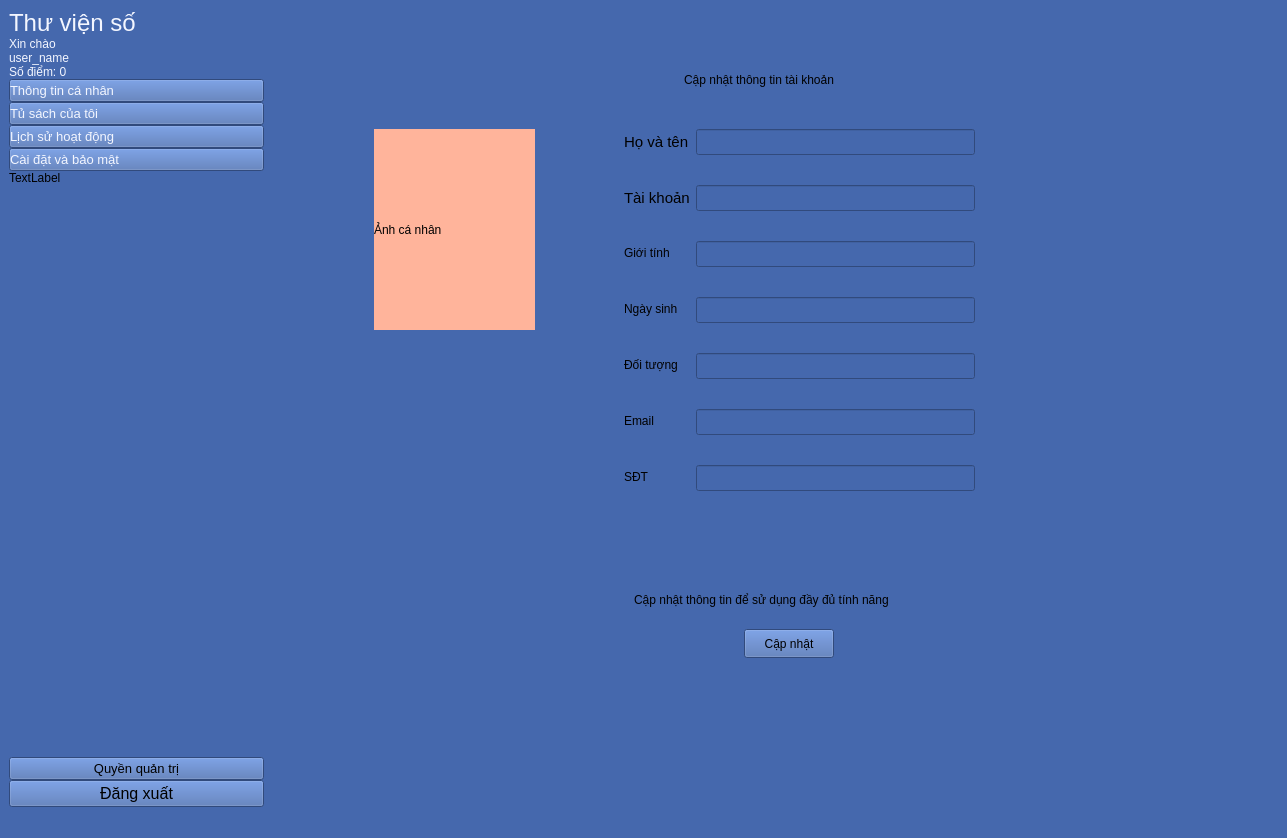
<?xml version="1.0" encoding="UTF-8"?>
<ui version="4.0">
 <class>info</class>
 <widget class="QMainWindow" name="info">
  <property name="geometry">
   <rect>
    <x>0</x>
    <y>0</y>
    <width>1287</width>
    <height>838</height>
   </rect>
  </property>
  <property name="windowTitle">
   <string>MainWindow</string>
  </property>
  <property name="styleSheet">
   <string notr="true">background-color: rgb(69, 104, 173);</string>
  </property>
  <property name="iconSize">
   <size>
    <width>30</width>
    <height>30</height>
   </size>
  </property>
  <property name="animated">
   <bool>true</bool>
  </property>
  <property name="dockOptions">
   <set>QMainWindow::DockOption::AllowTabbedDocks|QMainWindow::DockOption::AnimatedDocks</set>
  </property>
  <widget class="QWidget" name="centralwidget">
   <layout class="QHBoxLayout" name="horizontalLayout_4">
    <item>
     <layout class="QHBoxLayout" name="horizontalLayout" stretch="0,0">
      <property name="spacing">
       <number>0</number>
      </property>
      <item>
       <layout class="QVBoxLayout" name="verticalLayout">
        <property name="spacing">
         <number>0</number>
        </property>
        <item>
         <widget class="QLabel" name="thu_vien_so">
          <property name="font">
           <font>
            <pointsize>18</pointsize>
           </font>
          </property>
          <property name="styleSheet">
           <string notr="true">color: rgb(243, 246, 255);</string>
          </property>
          <property name="text">
           <string>Thư viện số</string>
          </property>
         </widget>
        </item>
        <item>
         <widget class="QLabel" name="xin_chao">
          <property name="styleSheet">
           <string notr="true">color: rgb(243, 246, 255);
font: 11pt &quot;Segoe UI&quot;;</string>
          </property>
          <property name="text">
           <string>Xin chào</string>
          </property>
         </widget>
        </item>
        <item>
         <widget class="QLabel" name="label_2">
          <property name="styleSheet">
           <string notr="true">color: rgb(243, 246, 255);
font: 11pt &quot;Segoe UI&quot;;</string>
          </property>
          <property name="text">
           <string>user_name</string>
          </property>
         </widget>
        </item>
        <item>
         <widget class="QLabel" name="score">
          <property name="styleSheet">
           <string notr="true">color: rgb(243, 246, 255);
font: 11pt &quot;Segoe UI&quot;;</string>
          </property>
          <property name="text">
           <string>Số điểm: 0</string>
          </property>
         </widget>
        </item>
        <item>
         <widget class="QPushButton" name="pushButton">
          <property name="minimumSize">
           <size>
            <width>255</width>
            <height>0</height>
           </size>
          </property>
          <property name="font">
           <font>
            <pointsize>10</pointsize>
           </font>
          </property>
          <property name="styleSheet">
           <string notr="true">text-align: left;
background-color: rgb(69, 104, 173);
color: rgb(243, 246, 255);</string>
          </property>
          <property name="text">
           <string>Thông tin cá nhân</string>
          </property>
         </widget>
        </item>
        <item>
         <widget class="QPushButton" name="pushButton_3">
          <property name="font">
           <font>
            <pointsize>10</pointsize>
           </font>
          </property>
          <property name="styleSheet">
           <string notr="true">text-align: left;
background-color: rgb(69, 104, 173);
color: rgb(243, 246, 255);</string>
          </property>
          <property name="text">
           <string>Tủ sách của tôi</string>
          </property>
         </widget>
        </item>
        <item>
         <widget class="QPushButton" name="pushButton_4">
          <property name="font">
           <font>
            <pointsize>10</pointsize>
           </font>
          </property>
          <property name="styleSheet">
           <string notr="true">text-align: left;
background-color: rgb(69, 104, 173);
color: rgb(243, 246, 255);</string>
          </property>
          <property name="text">
           <string>Lịch sử hoạt động</string>
          </property>
         </widget>
        </item>
        <item>
         <widget class="QPushButton" name="pushButton_5">
          <property name="font">
           <font>
            <pointsize>10</pointsize>
           </font>
          </property>
          <property name="styleSheet">
           <string notr="true">text-align: left;
background-color: rgb(69, 104, 173);
color: rgb(243, 246, 255);</string>
          </property>
          <property name="text">
           <string>Cài đặt và bảo mật</string>
          </property>
         </widget>
        </item>
        <item>
         <widget class="QLabel" name="label_12">
          <property name="text">
           <string>TextLabel</string>
          </property>
         </widget>
        </item>
        <item>
         <spacer name="verticalSpacer">
          <property name="orientation">
           <enum>Qt::Orientation::Vertical</enum>
          </property>
          <property name="sizeHint" stdset="0">
           <size>
            <width>20</width>
            <height>40</height>
           </size>
          </property>
         </spacer>
        </item>
        <item>
         <widget class="QPushButton" name="quyen_quan_tri">
          <property name="font">
           <font>
            <pointsize>10</pointsize>
           </font>
          </property>
          <property name="text">
           <string>Quyền quản trị</string>
          </property>
         </widget>
        </item>
        <item>
         <widget class="QPushButton" name="pushButton_6">
          <property name="font">
           <font>
            <pointsize>12</pointsize>
           </font>
          </property>
          <property name="text">
           <string>Đăng xuất</string>
          </property>
         </widget>
        </item>
       </layout>
      </item>
      <item>
       <layout class="QVBoxLayout" name="verticalLayout_2">
        <item>
         <widget class="QStackedWidget" name="stackedWidget">
          <property name="font">
           <font>
            <pointsize>11</pointsize>
           </font>
          </property>
          <property name="styleSheet">
           <string notr="true">
	background-color: rgb(243, 246, 255);

QLabel{
	color: rgb(15, 15, 15);
}</string>
          </property>
          <property name="currentIndex">
           <number>0</number>
          </property>
          <widget class="QWidget" name="page">
           <widget class="QLabel" name="label">
            <property name="geometry">
             <rect>
              <x>110</x>
              <y>120</y>
              <width>161</width>
              <height>201</height>
             </rect>
            </property>
            <property name="styleSheet">
             <string notr="true">background-color: rgb(255, 180, 155);</string>
            </property>
            <property name="text">
             <string>Ảnh cá nhân</string>
            </property>
           </widget>
           <widget class="QLabel" name="label_5">
            <property name="geometry">
             <rect>
              <x>420</x>
              <y>50</y>
              <width>311</width>
              <height>41</height>
             </rect>
            </property>
            <property name="styleSheet">
             <string notr="true">color: rgb(0, 0, 0);
font: 12pt &quot;Segoe UI&quot;;</string>
            </property>
            <property name="text">
             <string>Cập nhật thông tin tài khoản</string>
            </property>
           </widget>
           <widget class="QWidget" name="formLayoutWidget">
            <property name="geometry">
             <rect>
              <x>360</x>
              <y>120</y>
              <width>351</width>
              <height>431</height>
             </rect>
            </property>
            <layout class="QFormLayout" name="formLayout">
             <property name="verticalSpacing">
              <number>30</number>
             </property>
             <item row="0" column="0">
              <widget class="QLabel" name="label_3">
               <property name="font">
                <font>
                 <family>Segoe UI</family>
                 <pointsize>11</pointsize>
                 <italic>false</italic>
                 <bold>false</bold>
                </font>
               </property>
               <property name="styleSheet">
                <string notr="true">color: rgb(0, 0, 0);
font: 11pt &quot;Segoe UI&quot;;</string>
               </property>
               <property name="text">
                <string>Họ và tên</string>
               </property>
              </widget>
             </item>
             <item row="1" column="0">
              <widget class="QLabel" name="label_4">
               <property name="font">
                <font>
                 <family>Segoe UI</family>
                 <pointsize>11</pointsize>
                 <italic>false</italic>
                 <bold>false</bold>
                </font>
               </property>
               <property name="styleSheet">
                <string notr="true">color: rgb(0, 0, 0);
font: 11pt &quot;Segoe UI&quot;;</string>
               </property>
               <property name="text">
                <string>Tài khoản</string>
               </property>
              </widget>
             </item>
             <item row="1" column="1">
              <widget class="QLineEdit" name="lineEdit_2">
               <property name="font">
                <font>
                 <pointsize>11</pointsize>
                </font>
               </property>
              </widget>
             </item>
             <item row="2" column="0">
              <widget class="QLabel" name="label_9">
               <property name="styleSheet">
                <string notr="true">color: rgb(0, 0, 0);
font: 11pt &quot;Segoe UI&quot;;</string>
               </property>
               <property name="text">
                <string>Giới tính</string>
               </property>
              </widget>
             </item>
             <item row="2" column="1">
              <widget class="QLineEdit" name="lineEdit_3">
               <property name="font">
                <font>
                 <pointsize>11</pointsize>
                </font>
               </property>
              </widget>
             </item>
             <item row="3" column="0">
              <widget class="QLabel" name="label_6">
               <property name="styleSheet">
                <string notr="true">color: rgb(0, 0, 0);
font: 11pt &quot;Segoe UI&quot;;</string>
               </property>
               <property name="text">
                <string>Ngày sinh</string>
               </property>
              </widget>
             </item>
             <item row="3" column="1">
              <widget class="QLineEdit" name="lineEdit_4">
               <property name="font">
                <font>
                 <pointsize>11</pointsize>
                </font>
               </property>
              </widget>
             </item>
             <item row="4" column="0">
              <widget class="QLabel" name="label_11">
               <property name="styleSheet">
                <string notr="true">color: rgb(0, 0, 0);
font: 11pt &quot;Segoe UI&quot;;</string>
               </property>
               <property name="text">
                <string>Đối tượng</string>
               </property>
              </widget>
             </item>
             <item row="4" column="1">
              <widget class="QLineEdit" name="lineEdit_7">
               <property name="font">
                <font>
                 <pointsize>11</pointsize>
                </font>
               </property>
              </widget>
             </item>
             <item row="5" column="0">
              <widget class="QLabel" name="label_7">
               <property name="styleSheet">
                <string notr="true">color: rgb(0, 0, 0);
font: 11pt &quot;Segoe UI&quot;;</string>
               </property>
               <property name="text">
                <string>Email</string>
               </property>
              </widget>
             </item>
             <item row="5" column="1">
              <widget class="QLineEdit" name="lineEdit_5">
               <property name="font">
                <font>
                 <pointsize>11</pointsize>
                </font>
               </property>
              </widget>
             </item>
             <item row="6" column="0">
              <widget class="QLabel" name="label_8">
               <property name="styleSheet">
                <string notr="true">color: rgb(0, 0, 0);
font: 11pt &quot;Segoe UI&quot;;</string>
               </property>
               <property name="text">
                <string>SĐT</string>
               </property>
              </widget>
             </item>
             <item row="6" column="1">
              <widget class="QLineEdit" name="lineEdit_6">
               <property name="font">
                <font>
                 <pointsize>11</pointsize>
                </font>
               </property>
              </widget>
             </item>
             <item row="0" column="1">
              <widget class="QLineEdit" name="lineEdit">
               <property name="font">
                <font>
                 <pointsize>11</pointsize>
                </font>
               </property>
              </widget>
             </item>
            </layout>
           </widget>
           <widget class="QLabel" name="label_10">
            <property name="geometry">
             <rect>
              <x>370</x>
              <y>580</y>
              <width>331</width>
              <height>21</height>
             </rect>
            </property>
            <property name="styleSheet">
             <string notr="true">color: rgb(0, 0, 0);</string>
            </property>
            <property name="text">
             <string>Cập nhật thông tin để sử dụng đầy đủ tính năng</string>
            </property>
           </widget>
           <widget class="QPushButton" name="pushButton_2">
            <property name="geometry">
             <rect>
              <x>480</x>
              <y>620</y>
              <width>90</width>
              <height>29</height>
             </rect>
            </property>
            <property name="styleSheet">
             <string notr="true">color: rgb(0, 0, 0);</string>
            </property>
            <property name="text">
             <string>Cập nhật</string>
            </property>
           </widget>
          </widget>
          <widget class="QWidget" name="page_2">
           <widget class="QPushButton" name="pushButton_7">
            <property name="geometry">
             <rect>
              <x>40</x>
              <y>30</y>
              <width>91</width>
              <height>31</height>
             </rect>
            </property>
            <property name="styleSheet">
             <string notr="true">color: rgb(0, 0, 0);</string>
            </property>
            <property name="text">
             <string>Trở về</string>
            </property>
           </widget>
           <widget class="QStackedWidget" name="stackedWidget_2">
            <property name="geometry">
             <rect>
              <x>230</x>
              <y>320</y>
              <width>120</width>
              <height>80</height>
             </rect>
            </property>
            <widget class="QWidget" name="page_3">
             <widget class="QStackedWidget" name="stackedWidget_3">
              <property name="geometry">
               <rect>
                <x>50</x>
                <y>50</y>
                <width>431</width>
                <height>241</height>
               </rect>
              </property>
              <widget class="QWidget" name="page_5"/>
              <widget class="QWidget" name="page_6"/>
             </widget>
            </widget>
            <widget class="QWidget" name="page_4"/>
           </widget>
           <widget class="QStackedWidget" name="stackedWidget_4">
            <property name="geometry">
             <rect>
              <x>770</x>
              <y>450</y>
              <width>120</width>
              <height>80</height>
             </rect>
            </property>
            <widget class="QWidget" name="page_7"/>
            <widget class="QWidget" name="page_8"/>
           </widget>
           <widget class="QStackedWidget" name="stackedWidget_5">
            <property name="geometry">
             <rect>
              <x>80</x>
              <y>60</y>
              <width>770</width>
              <height>600</height>
             </rect>
            </property>
            <property name="styleSheet">
             <string notr="true">background-color: rgb(255, 180, 155);</string>
            </property>
            <property name="currentIndex">
             <number>1</number>
            </property>
            <widget class="QWidget" name="page_9">
             <widget class="QPushButton" name="pushButton_14">
              <property name="geometry">
               <rect>
                <x>0</x>
                <y>0</y>
                <width>160</width>
                <height>40</height>
               </rect>
              </property>
              <property name="styleSheet">
               <string notr="true">color: rgb(0, 0, 0);</string>
              </property>
              <property name="text">
               <string>Đã xem</string>
              </property>
             </widget>
             <widget class="QPushButton" name="pushButton_15">
              <property name="geometry">
               <rect>
                <x>160</x>
                <y>0</y>
                <width>160</width>
                <height>40</height>
               </rect>
              </property>
              <property name="styleSheet">
               <string notr="true">color: rgb(0, 0, 0);
font: 9pt &quot;Segoe UI&quot;;</string>
              </property>
              <property name="text">
               <string>Yêu thích</string>
              </property>
             </widget>
             <widget class="QPushButton" name="pushButton_16">
              <property name="geometry">
               <rect>
                <x>320</x>
                <y>0</y>
                <width>160</width>
                <height>40</height>
               </rect>
              </property>
              <property name="styleSheet">
               <string notr="true">color: rgb(0, 0, 0);
text-decoration: underline;
font: 9pt &quot;Segoe UI&quot;;</string>
              </property>
              <property name="text">
               <string>Đã tải xuống</string>
              </property>
             </widget>
             <widget class="QScrollArea" name="scrollArea_3">
              <property name="geometry">
               <rect>
                <x>0</x>
                <y>80</y>
                <width>1200</width>
                <height>180</height>
               </rect>
              </property>
              <property name="minimumSize">
               <size>
                <width>1200</width>
                <height>153</height>
               </size>
              </property>
              <property name="widgetResizable">
               <bool>true</bool>
              </property>
              <widget class="QWidget" name="scrollAreaWidgetContents_3">
               <property name="geometry">
                <rect>
                 <x>0</x>
                 <y>0</y>
                 <width>1198</width>
                 <height>178</height>
                </rect>
               </property>
               <property name="minimumSize">
                <size>
                 <width>800</width>
                 <height>0</height>
                </size>
               </property>
               <widget class="QLabel" name="label_23">
                <property name="geometry">
                 <rect>
                  <x>0</x>
                  <y>0</y>
                  <width>160</width>
                  <height>180</height>
                 </rect>
                </property>
                <property name="styleSheet">
                 <string notr="true">background-color: rgb(211, 255, 248);</string>
                </property>
                <property name="text">
                 <string>TextLabel</string>
                </property>
               </widget>
               <widget class="QLabel" name="label_24">
                <property name="geometry">
                 <rect>
                  <x>160</x>
                  <y>0</y>
                  <width>160</width>
                  <height>180</height>
                 </rect>
                </property>
                <property name="styleSheet">
                 <string notr="true">background-color: rgb(255, 246, 217);</string>
                </property>
                <property name="text">
                 <string>TextLabel</string>
                </property>
               </widget>
               <widget class="QLabel" name="label_25">
                <property name="geometry">
                 <rect>
                  <x>320</x>
                  <y>0</y>
                  <width>160</width>
                  <height>180</height>
                 </rect>
                </property>
                <property name="styleSheet">
                 <string notr="true">background-color: rgb(241, 224, 255);</string>
                </property>
                <property name="text">
                 <string>TextLabel</string>
                </property>
               </widget>
               <widget class="QLabel" name="label_26">
                <property name="geometry">
                 <rect>
                  <x>480</x>
                  <y>0</y>
                  <width>160</width>
                  <height>180</height>
                 </rect>
                </property>
                <property name="styleSheet">
                 <string notr="true">background-color: rgb(230, 255, 229);</string>
                </property>
                <property name="text">
                 <string>TextLabel</string>
                </property>
               </widget>
               <widget class="QLabel" name="label_27">
                <property name="geometry">
                 <rect>
                  <x>640</x>
                  <y>0</y>
                  <width>160</width>
                  <height>180</height>
                 </rect>
                </property>
                <property name="styleSheet">
                 <string notr="true">background-color: rgb(255, 230, 228);</string>
                </property>
                <property name="text">
                 <string>TextLabel</string>
                </property>
               </widget>
              </widget>
             </widget>
            </widget>
            <widget class="QWidget" name="page_11">
             <widget class="QPushButton" name="pushButton_8">
              <property name="geometry">
               <rect>
                <x>0</x>
                <y>0</y>
                <width>160</width>
                <height>40</height>
               </rect>
              </property>
              <property name="styleSheet">
               <string notr="true">color: rgb(0, 0, 0);
text-decoration: underline;
font: 9pt &quot;Segoe UI&quot;;</string>
              </property>
              <property name="text">
               <string>Đã xem</string>
              </property>
             </widget>
             <widget class="QPushButton" name="pushButton_9">
              <property name="geometry">
               <rect>
                <x>160</x>
                <y>0</y>
                <width>160</width>
                <height>40</height>
               </rect>
              </property>
              <property name="styleSheet">
               <string notr="true">color: rgb(0, 0, 0);</string>
              </property>
              <property name="text">
               <string>Yêu thích</string>
              </property>
             </widget>
             <widget class="QPushButton" name="pushButton_10">
              <property name="geometry">
               <rect>
                <x>320</x>
                <y>0</y>
                <width>160</width>
                <height>40</height>
               </rect>
              </property>
              <property name="styleSheet">
               <string notr="true">color: rgb(0, 0, 0);

font: 9pt &quot;Segoe UI&quot;;</string>
              </property>
              <property name="text">
               <string>Đã tải xuống</string>
              </property>
             </widget>
             <widget class="QScrollArea" name="scrollArea">
              <property name="geometry">
               <rect>
                <x>0</x>
                <y>80</y>
                <width>770</width>
                <height>180</height>
               </rect>
              </property>
              <property name="styleSheet">
               <string notr="true">background-color: rgb(80, 165, 255);</string>
              </property>
              <property name="widgetResizable">
               <bool>true</bool>
              </property>
              <widget class="QWidget" name="scrollAreaWidgetContents">
               <property name="geometry">
                <rect>
                 <x>0</x>
                 <y>0</y>
                 <width>800</width>
                 <height>161</height>
                </rect>
               </property>
               <property name="minimumSize">
                <size>
                 <width>800</width>
                 <height>0</height>
                </size>
               </property>
               <widget class="QLabel" name="label_13">
                <property name="geometry">
                 <rect>
                  <x>0</x>
                  <y>0</y>
                  <width>160</width>
                  <height>180</height>
                 </rect>
                </property>
                <property name="styleSheet">
                 <string notr="true">background-color: rgb(162, 255, 191);</string>
                </property>
                <property name="text">
                 <string>TextLabel</string>
                </property>
               </widget>
               <widget class="QLabel" name="label_14">
                <property name="geometry">
                 <rect>
                  <x>160</x>
                  <y>0</y>
                  <width>160</width>
                  <height>180</height>
                 </rect>
                </property>
                <property name="styleSheet">
                 <string notr="true">background-color: rgb(255, 255, 210);</string>
                </property>
                <property name="text">
                 <string>TextLabel</string>
                </property>
               </widget>
               <widget class="QLabel" name="label_15">
                <property name="geometry">
                 <rect>
                  <x>320</x>
                  <y>0</y>
                  <width>160</width>
                  <height>180</height>
                 </rect>
                </property>
                <property name="styleSheet">
                 <string notr="true">background-color: rgb(238, 235, 255);</string>
                </property>
                <property name="text">
                 <string>TextLabel</string>
                </property>
               </widget>
               <widget class="QLabel" name="label_16">
                <property name="geometry">
                 <rect>
                  <x>480</x>
                  <y>0</y>
                  <width>160</width>
                  <height>180</height>
                 </rect>
                </property>
                <property name="styleSheet">
                 <string notr="true">background-color: rgb(255, 249, 244);</string>
                </property>
                <property name="text">
                 <string>TextLabel</string>
                </property>
               </widget>
               <widget class="QLabel" name="label_17">
                <property name="geometry">
                 <rect>
                  <x>630</x>
                  <y>0</y>
                  <width>160</width>
                  <height>180</height>
                 </rect>
                </property>
                <property name="text">
                 <string>TextLabel</string>
                </property>
               </widget>
              </widget>
             </widget>
            </widget>
            <widget class="QWidget" name="page_10">
             <widget class="QPushButton" name="pushButton_11">
              <property name="geometry">
               <rect>
                <x>0</x>
                <y>0</y>
                <width>160</width>
                <height>40</height>
               </rect>
              </property>
              <property name="styleSheet">
               <string notr="true">color: rgb(0, 0, 0);
font: 9pt &quot;Segoe UI&quot;;</string>
              </property>
              <property name="text">
               <string>Đã xem</string>
              </property>
             </widget>
             <widget class="QPushButton" name="pushButton_12">
              <property name="geometry">
               <rect>
                <x>160</x>
                <y>0</y>
                <width>160</width>
                <height>40</height>
               </rect>
              </property>
              <property name="styleSheet">
               <string notr="true">color: rgb(0, 0, 0);
text-decoration: underline;
font: 9pt &quot;Segoe UI&quot;;</string>
              </property>
              <property name="text">
               <string>Yêu thích</string>
              </property>
             </widget>
             <widget class="QPushButton" name="pushButton_13">
              <property name="geometry">
               <rect>
                <x>320</x>
                <y>0</y>
                <width>160</width>
                <height>40</height>
               </rect>
              </property>
              <property name="styleSheet">
               <string notr="true">color: rgb(0, 0, 0);</string>
              </property>
              <property name="text">
               <string>Đã tải xuống</string>
              </property>
             </widget>
             <widget class="QScrollArea" name="scrollArea_2">
              <property name="geometry">
               <rect>
                <x>0</x>
                <y>80</y>
                <width>770</width>
                <height>180</height>
               </rect>
              </property>
              <property name="styleSheet">
               <string notr="true">background-color: rgb(158, 213, 255);</string>
              </property>
              <property name="widgetResizable">
               <bool>true</bool>
              </property>
              <widget class="QWidget" name="scrollAreaWidgetContents_2">
               <property name="geometry">
                <rect>
                 <x>0</x>
                 <y>0</y>
                 <width>800</width>
                 <height>161</height>
                </rect>
               </property>
               <property name="minimumSize">
                <size>
                 <width>800</width>
                 <height>0</height>
                </size>
               </property>
               <widget class="QLabel" name="label_18">
                <property name="geometry">
                 <rect>
                  <x>0</x>
                  <y>0</y>
                  <width>160</width>
                  <height>180</height>
                 </rect>
                </property>
                <property name="styleSheet">
                 <string notr="true">background-color: rgb(255, 234, 247);</string>
                </property>
                <property name="text">
                 <string>TextLabel</string>
                </property>
               </widget>
               <widget class="QLabel" name="label_19">
                <property name="geometry">
                 <rect>
                  <x>160</x>
                  <y>0</y>
                  <width>160</width>
                  <height>180</height>
                 </rect>
                </property>
                <property name="styleSheet">
                 <string notr="true">background-color: rgb(243, 238, 255);</string>
                </property>
                <property name="text">
                 <string>TextLabel</string>
                </property>
               </widget>
               <widget class="QLabel" name="label_20">
                <property name="geometry">
                 <rect>
                  <x>320</x>
                  <y>0</y>
                  <width>160</width>
                  <height>180</height>
                 </rect>
                </property>
                <property name="styleSheet">
                 <string notr="true">background-color: rgb(249, 255, 220);</string>
                </property>
                <property name="text">
                 <string>TextLabel</string>
                </property>
               </widget>
               <widget class="QLabel" name="label_22">
                <property name="geometry">
                 <rect>
                  <x>480</x>
                  <y>0</y>
                  <width>160</width>
                  <height>180</height>
                 </rect>
                </property>
                <property name="styleSheet">
                 <string notr="true">background-color: rgb(203, 255, 252);</string>
                </property>
                <property name="text">
                 <string>TextLabel</string>
                </property>
               </widget>
               <widget class="QLabel" name="label_21">
                <property name="geometry">
                 <rect>
                  <x>640</x>
                  <y>0</y>
                  <width>160</width>
                  <height>180</height>
                 </rect>
                </property>
                <property name="text">
                 <string>TextLabel</string>
                </property>
               </widget>
              </widget>
             </widget>
            </widget>
           </widget>
          </widget>
          <widget class="QWidget" name="page_12"/>
          <widget class="QWidget" name="page_13">
           <widget class="QWidget" name="widget" native="true">
            <property name="geometry">
             <rect>
              <x>100</x>
              <y>40</y>
              <width>681</width>
              <height>601</height>
             </rect>
            </property>
            <property name="styleSheet">
             <string notr="true">font: 10pt &quot;Segoe UI&quot;;</string>
            </property>
            <widget class="QLabel" name="label_28">
             <property name="geometry">
              <rect>
               <x>30</x>
               <y>20</y>
               <width>291</width>
               <height>41</height>
              </rect>
             </property>
             <property name="styleSheet">
              <string notr="true">color: rgb(0, 0, 0);
font: 20pt &quot;Segoe UI&quot;;

</string>
             </property>
             <property name="text">
              <string>Cài đặt &amp; Bảo mật</string>
             </property>
            </widget>
            <widget class="QLabel" name="label_29">
             <property name="geometry">
              <rect>
               <x>40</x>
               <y>60</y>
               <width>211</width>
               <height>41</height>
              </rect>
             </property>
             <property name="styleSheet">
              <string notr="true">color: rgb(0, 0, 0);
font: 12pt &quot;Segoe UI&quot;;</string>
             </property>
             <property name="text">
              <string>Thông tin tài khoản</string>
             </property>
            </widget>
            <widget class="QLabel" name="label_30">
             <property name="geometry">
              <rect>
               <x>50</x>
               <y>110</y>
               <width>121</width>
               <height>31</height>
              </rect>
             </property>
             <property name="styleSheet">
              <string notr="true">color: rgb(0, 0, 0);
font: 10pt &quot;Segoe UI&quot;;</string>
             </property>
             <property name="text">
              <string>Tên đăng nhập</string>
             </property>
            </widget>
            <widget class="QLabel" name="label_31">
             <property name="geometry">
              <rect>
               <x>50</x>
               <y>180</y>
               <width>63</width>
               <height>21</height>
              </rect>
             </property>
             <property name="styleSheet">
              <string notr="true">color: rgb(0, 0, 0);
font: 10pt &quot;Segoe UI&quot;;
</string>
             </property>
             <property name="text">
              <string>Email</string>
             </property>
            </widget>
            <widget class="QLabel" name="label_32">
             <property name="geometry">
              <rect>
               <x>50</x>
               <y>230</y>
               <width>111</width>
               <height>21</height>
              </rect>
             </property>
             <property name="styleSheet">
              <string notr="true">color: rgb(0, 0, 0);
font: 10pt &quot;Segoe UI&quot;;</string>
             </property>
             <property name="text">
              <string>Số điện thoại</string>
             </property>
            </widget>
            <widget class="QLineEdit" name="lineEdit_8">
             <property name="geometry">
              <rect>
               <x>210</x>
               <y>110</y>
               <width>300</width>
               <height>30</height>
              </rect>
             </property>
            </widget>
            <widget class="QLineEdit" name="lineEdit_9">
             <property name="geometry">
              <rect>
               <x>210</x>
               <y>170</y>
               <width>300</width>
               <height>30</height>
              </rect>
             </property>
            </widget>
            <widget class="QLineEdit" name="lineEdit_10">
             <property name="geometry">
              <rect>
               <x>210</x>
               <y>230</y>
               <width>300</width>
               <height>30</height>
              </rect>
             </property>
            </widget>
            <widget class="QPushButton" name="pushButton_17">
             <property name="geometry">
              <rect>
               <x>250</x>
               <y>280</y>
               <width>161</width>
               <height>35</height>
              </rect>
             </property>
             <property name="styleSheet">
              <string notr="true">color: rgb(0, 0, 0);</string>
             </property>
             <property name="text">
              <string>Chỉnh sửa thông tin</string>
             </property>
            </widget>
            <widget class="QLabel" name="label_33">
             <property name="geometry">
              <rect>
               <x>50</x>
               <y>320</y>
               <width>201</width>
               <height>41</height>
              </rect>
             </property>
             <property name="styleSheet">
              <string notr="true">color: rgb(0, 0, 0);
font: 20pt &quot;Times New Roman&quot;;</string>
             </property>
             <property name="text">
              <string>Đổi mật khẩu</string>
             </property>
            </widget>
            <widget class="QLabel" name="label_34">
             <property name="geometry">
              <rect>
               <x>50</x>
               <y>380</y>
               <width>171</width>
               <height>31</height>
              </rect>
             </property>
             <property name="styleSheet">
              <string notr="true">color: rgb(0, 0, 0);
font: 10pt &quot;Segoe UI&quot;;

</string>
             </property>
             <property name="text">
              <string>Mật khẩu hiện tại</string>
             </property>
            </widget>
            <widget class="QLabel" name="label_35">
             <property name="geometry">
              <rect>
               <x>50</x>
               <y>430</y>
               <width>141</width>
               <height>31</height>
              </rect>
             </property>
             <property name="styleSheet">
              <string notr="true">color: rgb(0, 0, 0);
font: 10pt &quot;Segoe UI&quot;;</string>
             </property>
             <property name="text">
              <string>Mật khẩu mới</string>
             </property>
            </widget>
            <widget class="QLabel" name="label_36">
             <property name="geometry">
              <rect>
               <x>50</x>
               <y>490</y>
               <width>191</width>
               <height>20</height>
              </rect>
             </property>
             <property name="styleSheet">
              <string notr="true">color: rgb(0, 0, 0);
font: 10pt &quot;Segoe UI&quot;;</string>
             </property>
             <property name="text">
              <string>Xác nhận mật khẩu mới</string>
             </property>
            </widget>
            <widget class="QLineEdit" name="lineEdit_11">
             <property name="geometry">
              <rect>
               <x>260</x>
               <y>380</y>
               <width>300</width>
               <height>30</height>
              </rect>
             </property>
            </widget>
            <widget class="QLineEdit" name="lineEdit_12">
             <property name="geometry">
              <rect>
               <x>260</x>
               <y>430</y>
               <width>300</width>
               <height>30</height>
              </rect>
             </property>
            </widget>
            <widget class="QLineEdit" name="lineEdit_13">
             <property name="geometry">
              <rect>
               <x>260</x>
               <y>480</y>
               <width>300</width>
               <height>30</height>
              </rect>
             </property>
            </widget>
            <widget class="QPushButton" name="pushButton_18">
             <property name="geometry">
              <rect>
               <x>160</x>
               <y>538</y>
               <width>140</width>
               <height>35</height>
              </rect>
             </property>
             <property name="styleSheet">
              <string notr="true">color: rgb(0, 0, 0);</string>
             </property>
             <property name="text">
              <string>Đổi mật khẩu</string>
             </property>
            </widget>
            <widget class="QPushButton" name="pushButton_19">
             <property name="geometry">
              <rect>
               <x>380</x>
               <y>540</y>
               <width>120</width>
               <height>35</height>
              </rect>
             </property>
             <property name="styleSheet">
              <string notr="true">
color: rgb(0, 0, 0);</string>
             </property>
             <property name="text">
              <string>Lưu thay đổi</string>
             </property>
            </widget>
           </widget>
          </widget>
         </widget>
        </item>
       </layout>
      </item>
     </layout>
    </item>
   </layout>
  </widget>
  <widget class="QMenuBar" name="menubar">
   <property name="geometry">
    <rect>
     <x>0</x>
     <y>0</y>
     <width>1287</width>
     <height>25</height>
    </rect>
   </property>
  </widget>
  <widget class="QStatusBar" name="statusbar">
   <property name="sizeGripEnabled">
    <bool>true</bool>
   </property>
  </widget>
 </widget>
 <resources/>
 <connections/>
</ui>
